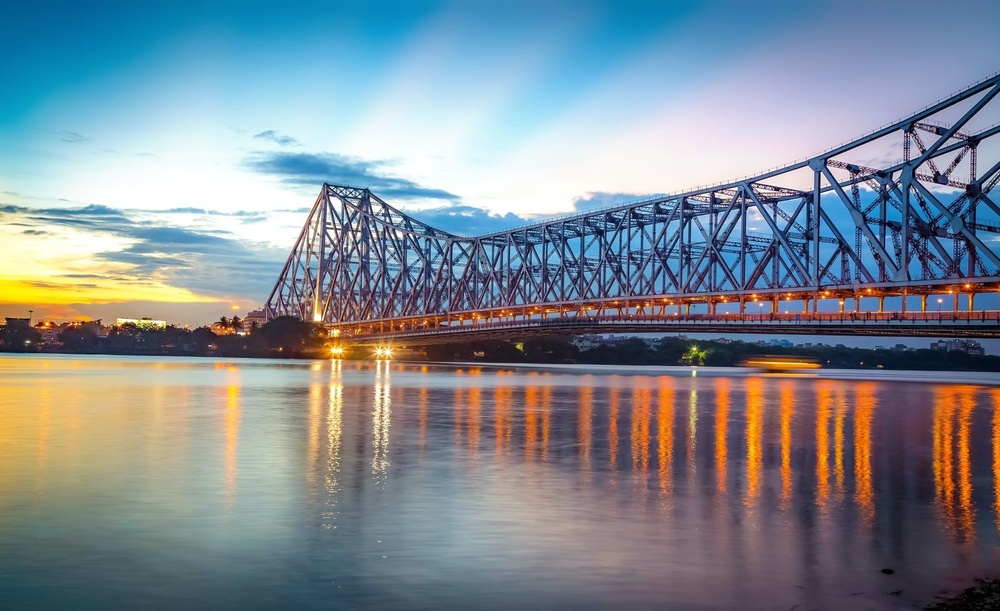
#> input picture monuments/bridge.jpg, 1000 x 611 px, shrunk from 1600 x 978 before the run; its folder holds only this picture in this run
$ jupyter execute edge_detect.ipynb
#> lines starting #> are read from the running program, lines starting #| are printed output that depends on the picture; after the words box and inside, x2 and y2 are one past the last pixel; in counts of white or black regions, pixels touching at a corner belong together
[cell 1]
import numpy as np
import cv2 as cv
from matplotlib import pyplot as plt
import os

for i in (os.listdir('monuments/')):
    img = cv.imread( f'monuments/{i}' , 0)
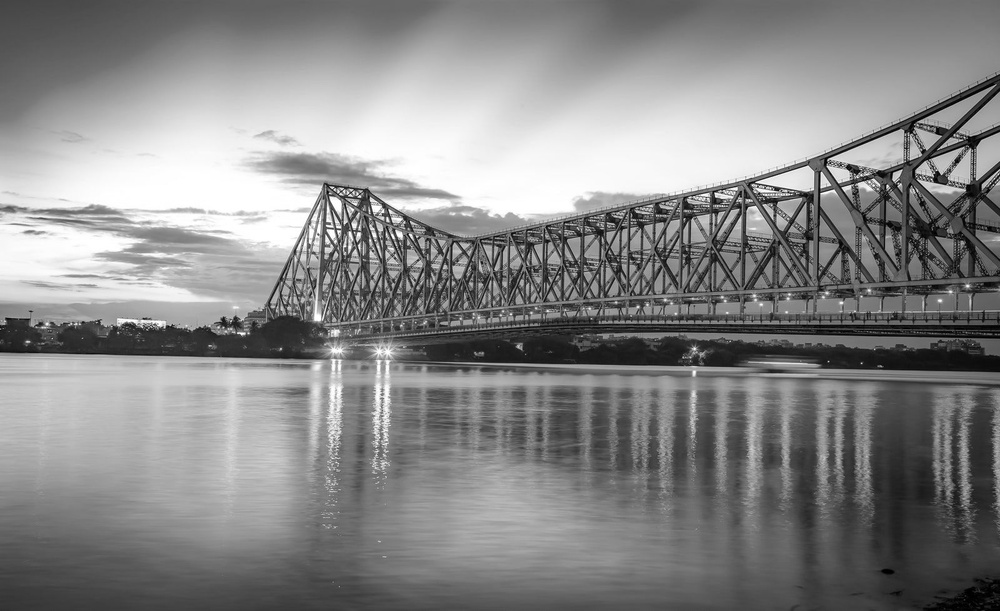
#> img: shape (611, 1000); min 0, max 255, mean 135.7
    img = cv.Canny(img, 100, 200)
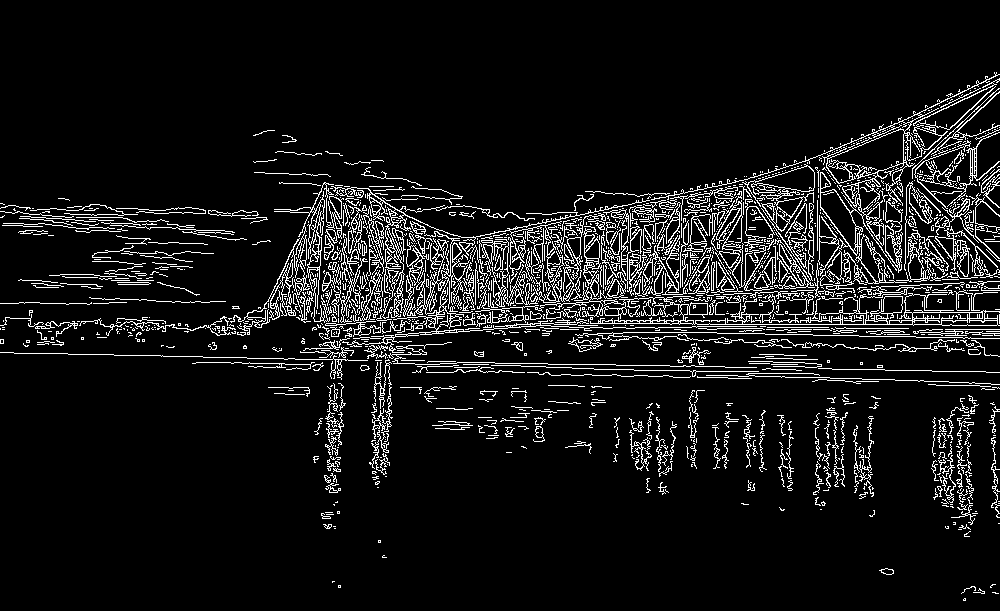
#> img: shape (611, 1000); 8.4% white in thin lines or dots, all inside (x1, y1, x2, y2) = (0, 72, 1000, 601)
    cv.imwrite(f"edged/edged_{i}.jpg", img)

$ run again, on monuments/kar.jpg
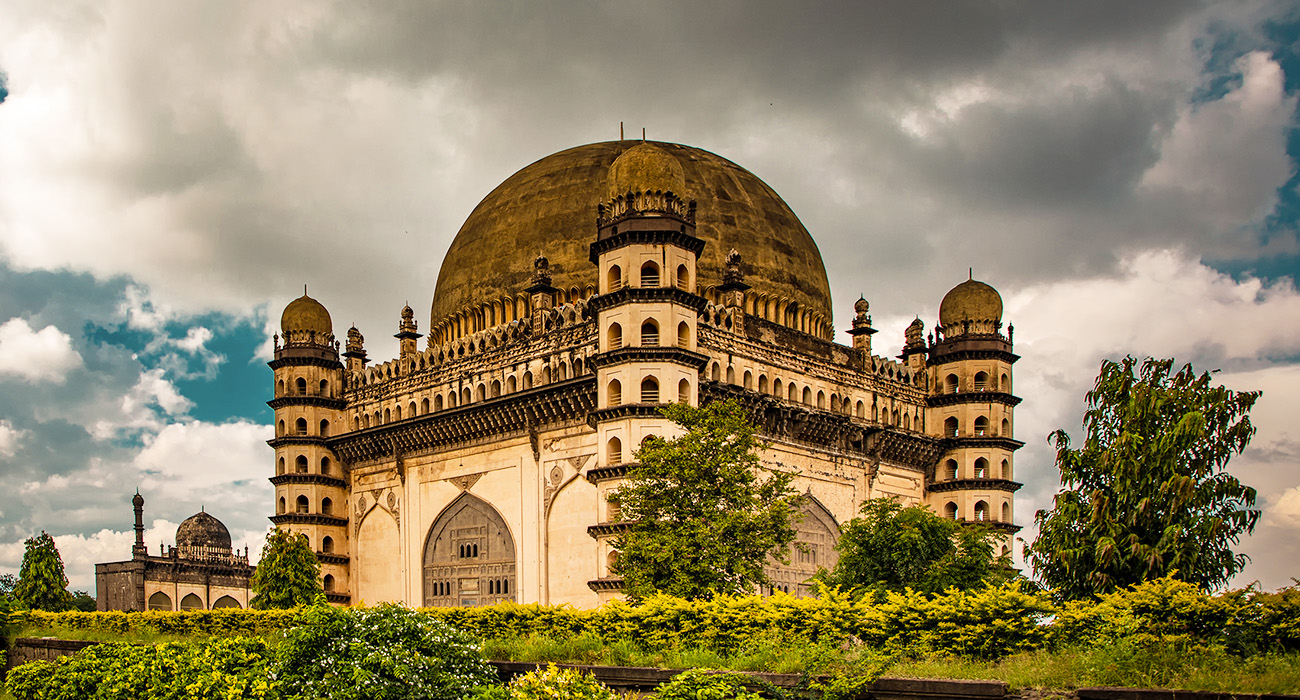
#> input picture monuments/kar.jpg, 1300 x 700 px
#> `img = cv.imread( f'monuments/{i}' , 0)`:
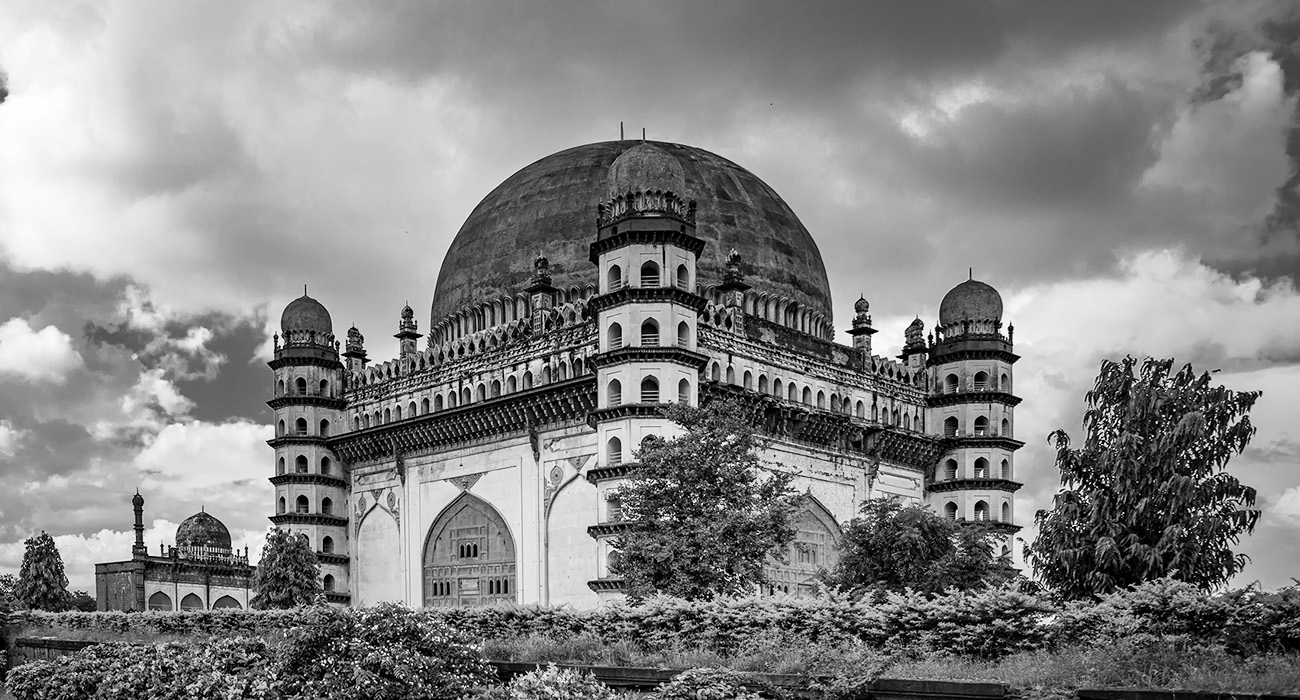
#> img: shape (700, 1300); min 0, max 255, mean 132
#> `img = cv.Canny(img, 100, 200)`:
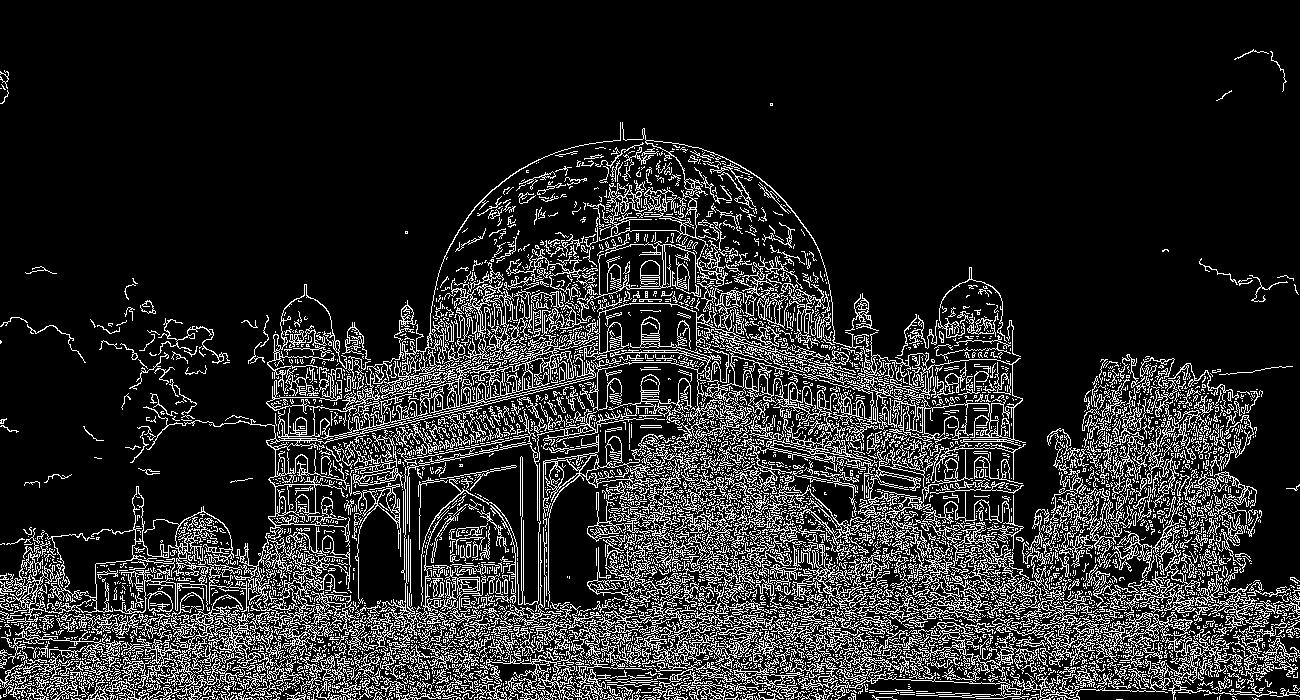
#> img: shape (700, 1300); 15.7% white in thin lines or dots

$ run again, on monuments/col.jpeg
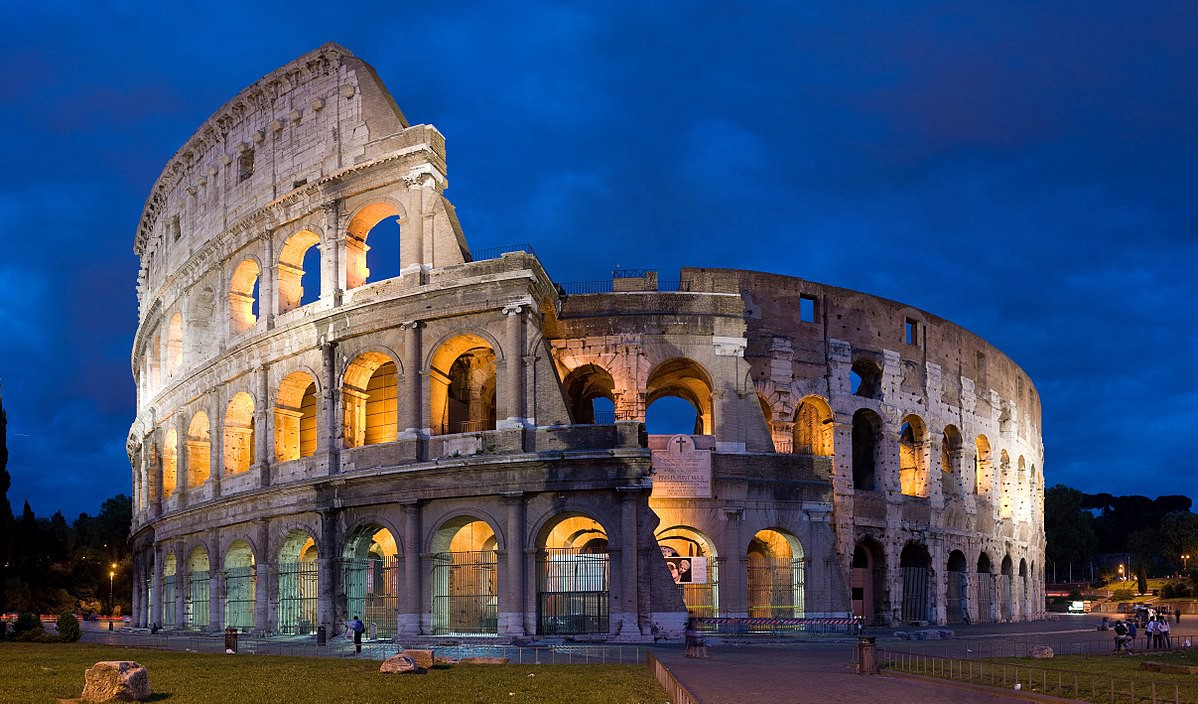
#> input picture monuments/col.jpeg, 1198 x 704 px
#> `img = cv.imread( f'monuments/{i}' , 0)`:
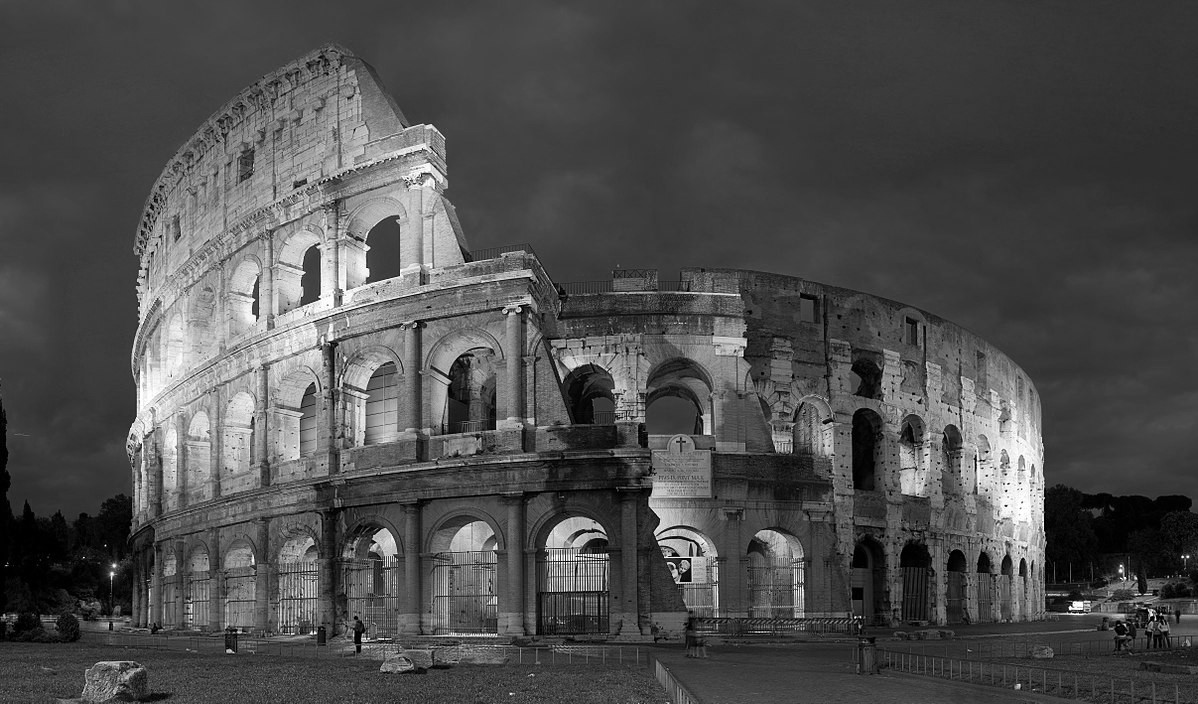
#> img: shape (704, 1198); min 0, max 255, mean 77.7
#> `img = cv.Canny(img, 100, 200)`:
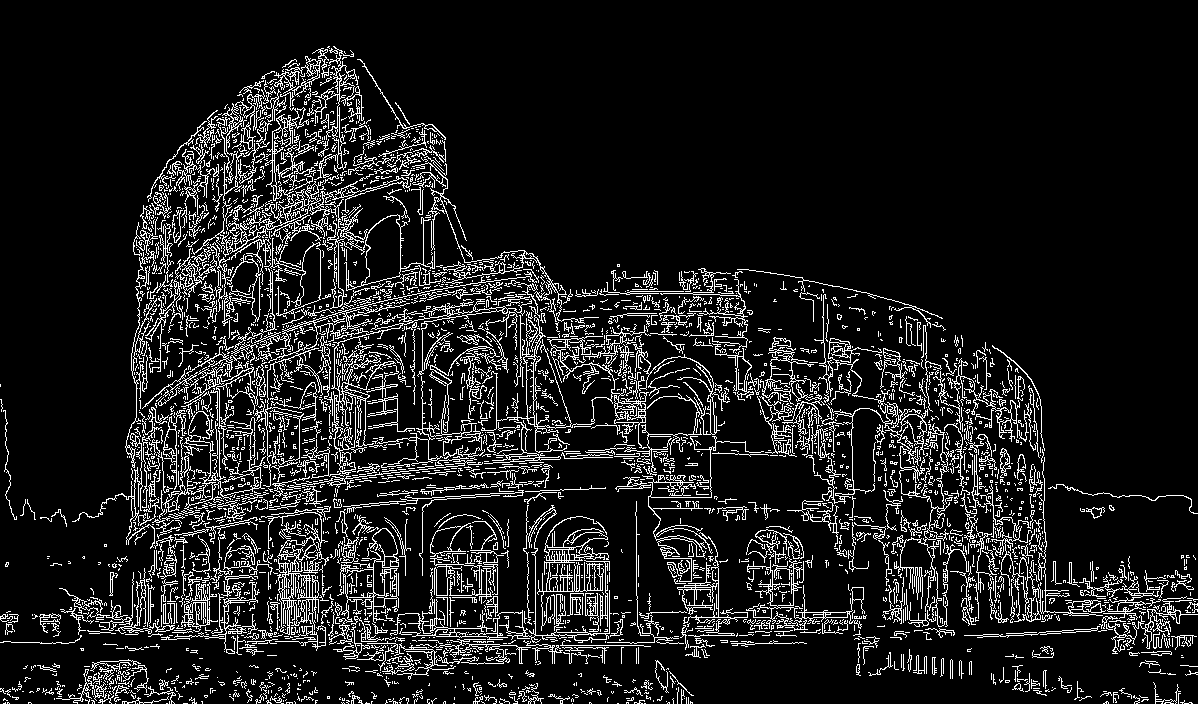
#> img: shape (704, 1198); 11.1% white in thin lines or dots
